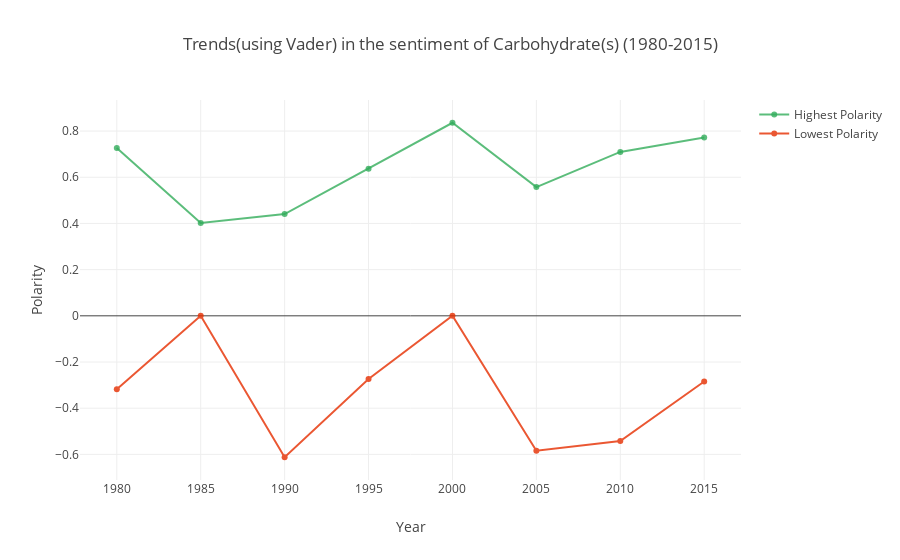

Here is the notebook cell this chart was saved with:
### Code cell
#import plotly.plotly as py
#init_notebook_mode(connected=True)

nutrient = 'Carbohydrate'

iplot(getNutrientPolarityTrendLine(nutrientName=nutrient, package = 'Vader')) 

# Note : The difference between the max and min polarities for a year help understand the variation in the sentiment
#        polarity of a nutrient for a particular year.

### Figure 1 — Plotly figure (JSON) as saved in the notebook; plotly's stock layout.template omitted (floating-point values rounded to 4 significant figures)
{"data": [{"line": {"color": "rgba(0, 153, 51, .8)"}, "name": "Highest Polarity", "opacity": 0.8, "type": "scatter", "x": [1980, 1985, 1990, 1995, 2000, 2005, 2010, 2015], "y": [0.7269, 0.4019, 0.4404, 0.6369, 0.836, 0.5574, 0.7096, 0.7717]}, {"line": {"color": "rgb(230, 46, 0)"}, "name": "Lowest Polarity", "opacity": 0.8, "type": "scatter", "x": [1980, 1985, 1990, 1995, 2000, 2005, 2010, 2015], "y": [-0.3182, 0, -0.6124, -0.2732, 0, -0.584, -0.5423, -0.2846]}], "layout": {"title": "Trends(using Vader) in the sentiment of Carbohydrate(s) (1980-2015)", "xaxis": {"title": "Year"}, "yaxis": {"title": "Polarity"}}}
